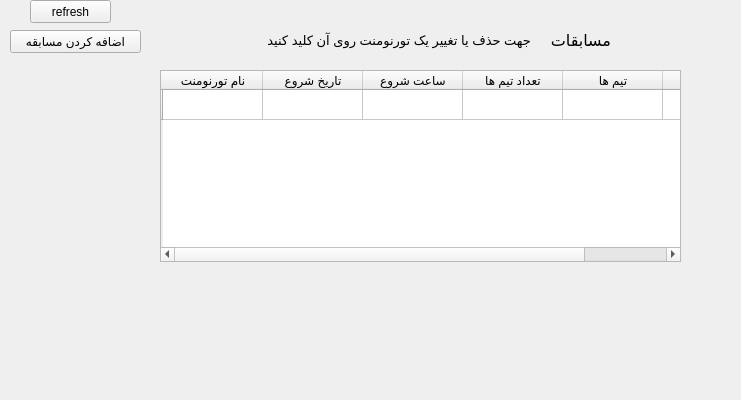
<?xml version="1.0" encoding="UTF-8"?>
<ui version="4.0">
 <class>organizer_footsal</class>
 <widget class="QWidget" name="organizer_footsal">
  <property name="geometry">
   <rect>
    <x>0</x>
    <y>0</y>
    <width>741</width>
    <height>400</height>
   </rect>
  </property>
  <property name="windowTitle">
   <string>Form</string>
  </property>
  <widget class="QLabel" name="tournoments">
   <property name="geometry">
    <rect>
     <x>420</x>
     <y>30</y>
     <width>191</width>
     <height>20</height>
    </rect>
   </property>
   <property name="font">
    <font>
     <family>Tahoma</family>
     <pointsize>12</pointsize>
    </font>
   </property>
   <property name="text">
    <string>مسابقات</string>
   </property>
  </widget>
  <widget class="QPushButton" name="add_tour">
   <property name="geometry">
    <rect>
     <x>10</x>
     <y>30</y>
     <width>131</width>
     <height>23</height>
    </rect>
   </property>
   <property name="text">
    <string>اضافه کردن مسابقه</string>
   </property>
  </widget>
  <widget class="QTableWidget" name="tournoments_info">
   <property name="enabled">
    <bool>true</bool>
   </property>
   <property name="geometry">
    <rect>
     <x>160</x>
     <y>70</y>
     <width>521</width>
     <height>192</height>
    </rect>
   </property>
   <property name="toolTip">
    <string/>
   </property>
   <row>
    <property name="text">
     <string/>
    </property>
   </row>
   <column>
    <property name="text">
     <string>نام تورنومنت</string>
    </property>
   </column>
   <column>
    <property name="text">
     <string>تاریخ شروع</string>
    </property>
   </column>
   <column>
    <property name="text">
     <string>ساعت شروع</string>
    </property>
   </column>
   <column>
    <property name="text">
     <string>تعداد تیم ها</string>
    </property>
   </column>
   <column>
    <property name="text">
     <string>تیم ها</string>
    </property>
   </column>
   <column>
    <property name="text">
     <string>توضیح</string>
    </property>
   </column>
  </widget>
  <widget class="QLabel" name="tour_info">
   <property name="geometry">
    <rect>
     <x>180</x>
     <y>20</y>
     <width>351</width>
     <height>41</height>
    </rect>
   </property>
   <property name="font">
    <font>
     <pointsize>10</pointsize>
    </font>
   </property>
   <property name="text">
    <string>جهت حذف یا تغییر یک تورنومنت روی آن کلید کنید</string>
   </property>
  </widget>
  <widget class="QPushButton" name="refresh">
   <property name="geometry">
    <rect>
     <x>30</x>
     <y>0</y>
     <width>81</width>
     <height>23</height>
    </rect>
   </property>
   <property name="toolTip">
    <string>press &quot;F5&quot; to refresh</string>
   </property>
   <property name="text">
    <string>refresh</string>
   </property>
   <property name="shortcut">
    <string>F5</string>
   </property>
  </widget>
 </widget>
 <resources/>
 <connections/>
</ui>
